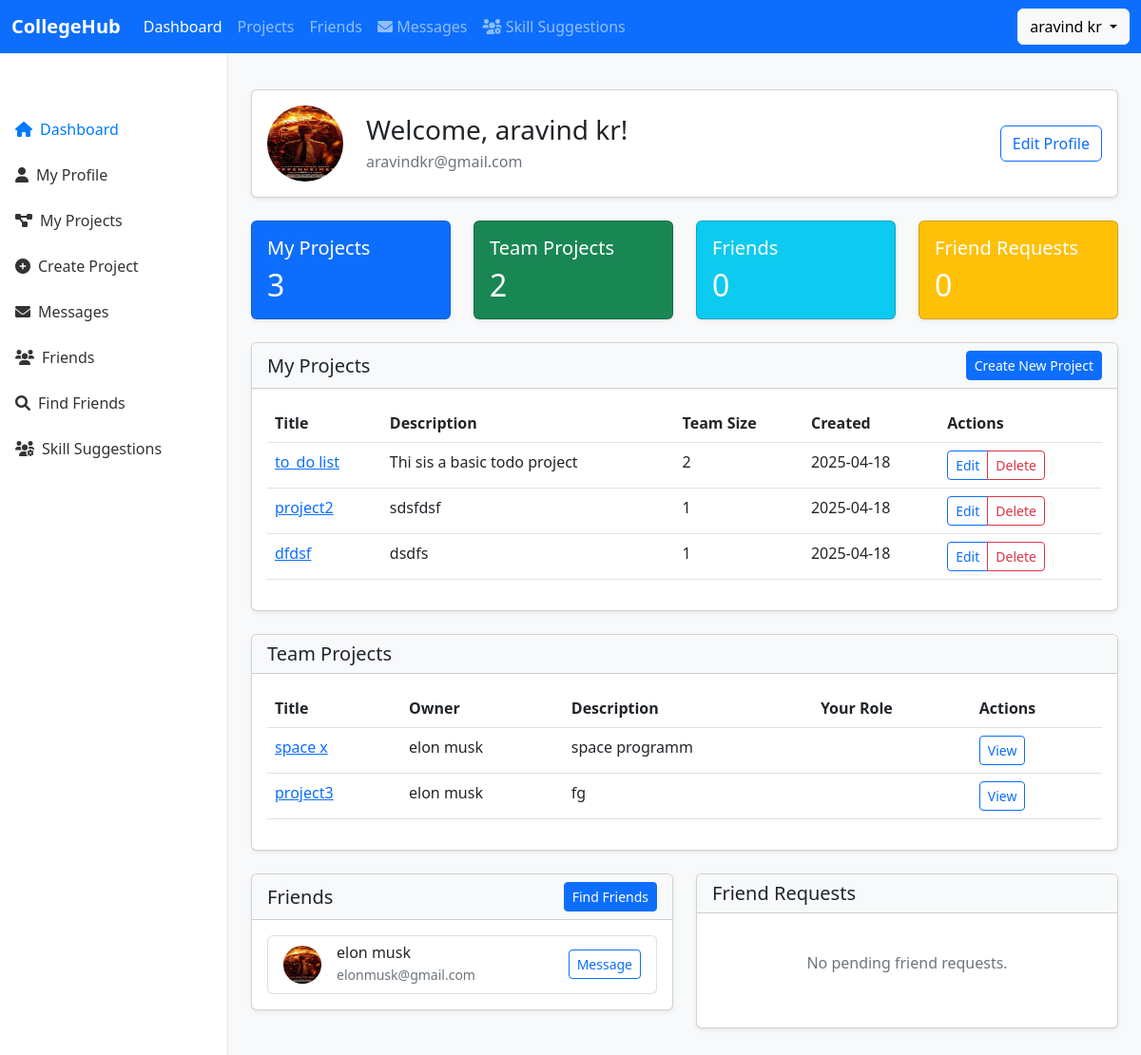
Page / (signed in) on the earlier database version.
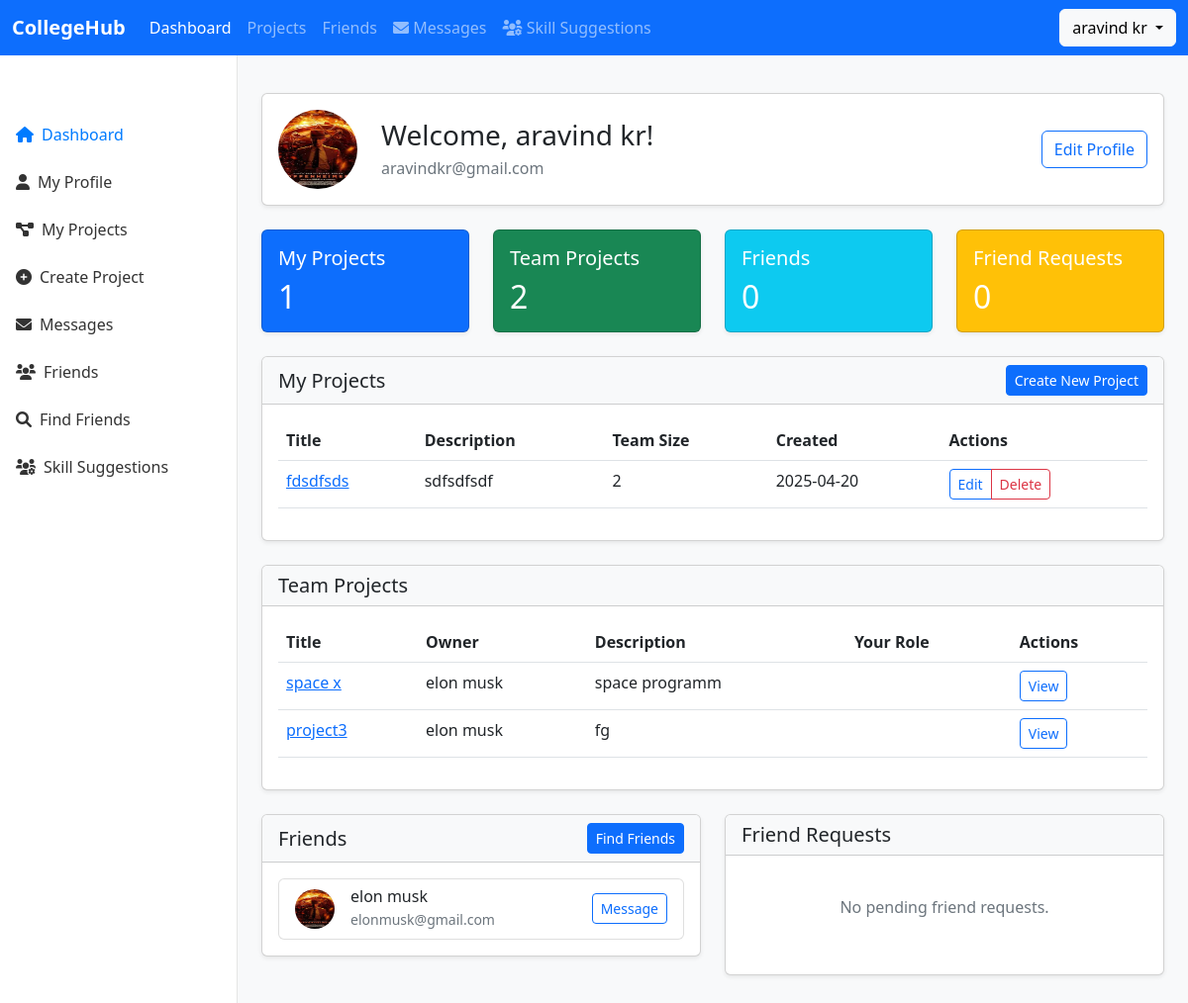
Same page on the later database version.
### app.py (models this page shows, shortened)
class Project(db.Model):
    id = db.Column(db.Integer, primary_key=True)
    title = db.Column(db.String(120), nullable=False)
    description = db.Column(db.Text, nullable=False)
    github_url = db.Column(db.String(255))
    demo_url = db.Column(db.String(255))
    documentation_url = db.Column(db.String(255))  # Added for documentation link
    created_at = db.Column(db.DateTime, default=datetime.utcnow)
    updated_at = db.Column(db.DateTime, default=datetime.utcnow, onupdate=datetime.utcnow)
    owner_id = db.Column(db.Integer, db.ForeignKey('user.id'), nullable=False)
    visibility = db.Column(db.String(20), default='public')
    likes = db.Column(db.Integer, default=0)
    owner = db.relationship('User', foreign_keys=[owner_id], back_populates='owned_projects')
    team_members = db.relationship('ProjectMember', back_populates='project', cascade="all, delete-orphan")
    tags = db.relationship('Tag', secondary='project_tags', back_populates='projects')
    activities = db.relationship('ProjectActivity', back_populates='project', cascade="all, delete-orphan",
                                order_by="desc(ProjectActivity.timestamp)")
    code_rooms = db.relationship('CodeRoom', back_populates='project', cascade="all, delete-orphan")

class User(UserMixin, db.Model):
    id = db.Column(db.Integer, primary_key=True)
    first_name = db.Column(db.String(150), nullable=False)
    last_name = db.Column(db.String(150), nullable=False)
    email = db.Column(db.String(120), unique=True, nullable=False)
    password = db.Column(db.String(255), nullable=False)
    profile_picture = db.Column(db.String(255))
    bio = db.Column(db.String(500))
    college = db.Column(db.String(200))
    github = db.Column(db.String(255))
    linkedin = db.Column(db.String(255))
    profile_visibility = db.Column(db.String(20), default='public')
    friend_request_setting = db.Column(db.String(20), default='everyone')
    owned_projects = db.relationship('Project', back_populates='owner')
    joined_projects = db.relationship('Project',
                                     secondary='project_members',
                                     primaryjoin="User.id == ProjectMember.user_id",
                                     secondaryjoin="ProjectMember.project_id == Project.id",
                                     viewonly=True)
    skills = db.Column(db.Text)

### app.py (the view)
@app.route('/')
@login_required
def dashboard():
    owned_projects = Project.query.filter_by(owner_id=current_user.id).all()
    joined_projects = current_user.joined_projects
    friendships = Friendship.query.filter(
        (Friendship.user1_id == current_user.id) | (Friendship.user2_id == current_user.id)
    ).all()
    friends_list = []
    for friendship in friendships:
        if friendship.user1_id == current_user.id:
            friends_list.append(friendship.user2)
        else:
            friends_list.append(friendship.user1)
    friend_requests = FriendRequest.query.filter_by(to_user_id=current_user.id, status='pending').all()
    return render_template(
        'dashboard.html',
        owned_projects=owned_projects,
        joined_projects=joined_projects,
        friendships=friendships,
        friends_list=friends_list,
        friend_requests=friend_requests
    )

### app.py (called while the page is built)
@login_manager.user_loader
def load_user(user_id):
    user = db.session.get(User, user_id)
    return user

### templates/dashboard.html (shortened to what the changed rows need)
{% extends "base.html" %}
{% block content %}
<div class="container-fluid py-4">
    <div class="row mb-4">
        <div class="col-md-3">
            <div class="card bg-primary text-white shadow-sm">
                <div class="card-body">
                    <h5 class="card-title">My Projects</h5>
                    <h2 class="mb-0">{{ current_user.owned_projects|length }}</h2>
                </div>
            </div>
        </div>
        <div class="col-md-3">
            <div class="card bg-success text-white shadow-sm">
                <div class="card-body">
                    <h2 class="mb-0">{{ current_user.joined_projects|length }}</h2>
                </div>
            </div>
        </div>
        <div class="col-md-3">
            <div class="card bg-info text-white shadow-sm">
                <div class="card-body">
                    {% set friends_count = 0 %}
                    {% for friendship in friendships %}
                        {% if friendship.user1_id == current_user.id or friendship.user2_id == current_user.id %}
                            {% set friends_count = friends_count + 1 %}
                        {% endif %}
                    {% endfor %}
                    <h2 class="mb-0">{{ friends_count }}</h2>
                </div>
            </div>
        </div>
        <div class="col-md-3">
            <div class="card bg-warning text-white shadow-sm">
                <div class="card-body">
                    <h2 class="mb-0">{{ friend_requests|length }}</h2>
                </div>
            </div>
        </div>
    </div>
    <div class="row mb-4">
        <div class="col-md-12">
            <div class="card shadow-sm">
                <div class="card-body">
                    {% if owned_projects %}
                    <div class="table-responsive">
                        <table class="table table-hover">
                            <thead>
                                <tr>
                                    <th>Title</th>
                                    <th>Description</th>
                                    <th>Team Size</th>
                                    <th>Created</th>
                                    <th>Actions</th>
                                </tr>
                            </thead>
                            <tbody>
                                {% for project in owned_projects %}
                                <tr>
                                    <td><a href="{{ url_for('project_page', project_id=project.id) }}">{{ project.title }}</a></td>
                                    <td>{{ project.description|truncate(50) }}</td>
                                    <td>{{ project.team_members|length + 1 }}</td>
                                    <td>{{ project.created_at.strftime('%Y-%m-%d') }}</td>
                                    <td>
                                        <div class="btn-group btn-group-sm" role="group">
                                            <a href="{{ url_for('edit_project', project_id=project.id) }}" class="btn btn-outline-primary">Edit</a>
                                            <button type="button" class="btn btn-outline-danger" data-bs-toggle="modal" data-bs-target="#deleteModal{{ project.id }}">Delete</button>
                                        </div>
                                    </td>
                                </tr>
                                {% endfor %}
                            </tbody>
                        </table>
                    </div>
                    {% else %}
                    <div class="text-center py-4">
                        <p class="text-muted">You haven't created any projects yet.</p>
                        <a href="{{ url_for('create_project') }}" class="btn btn-primary">Create Your First Project</a>
                    </div>
                    {% endif %}
                </div>
            </div>
        </div>
    </div>
    <div class="row mb-4">
        <div class="col-md-12">
            <div class="card shadow-sm">
                <div class="card-body">
                    {% if joined_projects %}
                    <div class="table-responsive">
                        <table class="table table-hover">
                            <thead>
                                <tr>
                                    <th>Title</th>
                                    <th>Owner</th>
                                    <th>Description</th>
                                    <th>Your Role</th>
                                    <th>Actions</th>
                                </tr>
                            </thead>
                            <tbody>
                                {% for project in joined_projects %}
                                <tr>
                                    <td><a href="{{ url_for('project_page', project_id=project.id) }}">{{ project.title }}</a></td>
                                    <td>{{ project.owner.first_name }} {{ project.owner.last_name }}</td>
                                    <td>{{ project.description|truncate(50) }}</td>
                                    <td>
                                    </td>
                                    <td>
                                        <a href="{{ url_for('project_page', project_id=project.id) }}" class="btn btn-sm btn-outline-primary">View</a>
                                    </td>
                                </tr>
                                {% endfor %}
                            </tbody>
                        </table>
                    </div>
                    {% else %}
                    <div class="text-center py-4">
                        <p class="text-muted">You aren't part of any team projects yet.</p>
                    </div>
                    {% endif %}
                </div>
            </div>
        </div>
    </div>
    <div class="row">
        <div class="col-md-6 mb-4">
            <div class="card shadow-sm">
                <div class="card-body">
                    {% if friends_list %}
                    <div class="list-group">
                        {% for friend in friends_list %}
                        <div class="list-group-item d-flex align-items-center">
                            {% if friend.profile_picture %}
                            <img src="{{ url_for('static', filename='uploads/' + friend.profile_picture) }}" alt="{{ friend.first_name }}" class="rounded-circle me-3" width="40" height="40">
                            {% else %}
                            <div class="rounded-circle bg-secondary d-flex align-items-center justify-content-center text-white me-3" style="width: 40px; height: 40px;">
                                {{ friend.first_name[0] }}{{ friend.last_name[0] }}
                            </div>
                            {% endif %}
                            <div>
                                <h6 class="mb-0">{{ friend.first_name }} {{ friend.last_name }}</h6>
                                <small class="text-muted">{{ friend.email }}</small>
                            </div>
                            <div class="ms-auto">
                                <a href="#" class="btn btn-sm btn-outline-primary">Message</a>
                            </div>
                        </div>
                        {% endfor %}
                    </div>
                    {% else %}
                    <div class="text-center py-4">
                        <p class="text-muted">You haven't added any friends yet.</p>
                        <a href="{{ url_for('search_friends') }}" class="btn btn-primary">Find Friends</a>
                    </div>
                    {% endif %}
                </div>
            </div>
        </div>
    </div>
</div>
{% endblock %}

Differences in the rows shown:
removed Project: title "to_do list", description "Thi sis a basic todo project", team_members|length "2", created_at "2025-04-18", shown under "My Projects"
removed Project: title "project2", description "sdsfdsf", team_members|length "1", created_at "2025-04-18", shown under "My Projects"
removed Project: title "dfdsf", description "dsdfs", team_members|length "1", created_at "2025-04-18", shown under "My Projects"
added Project: title "fdsdfsds", description "sdfsdfsdf", team_members|length "2", created_at "2025-04-20", shown under "My Projects"
Other differences:
{{ current_user.owned_projects|length }}: "3" → "1"
